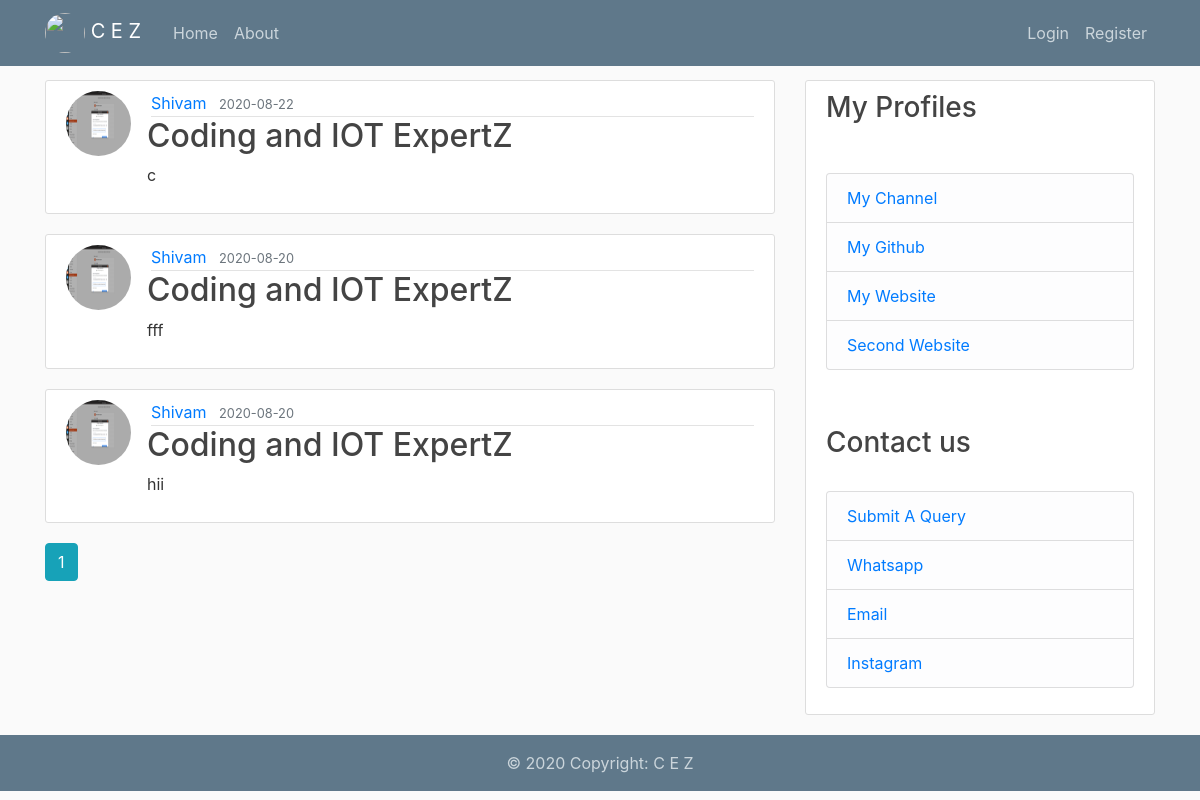
Page /home on the earlier database version.
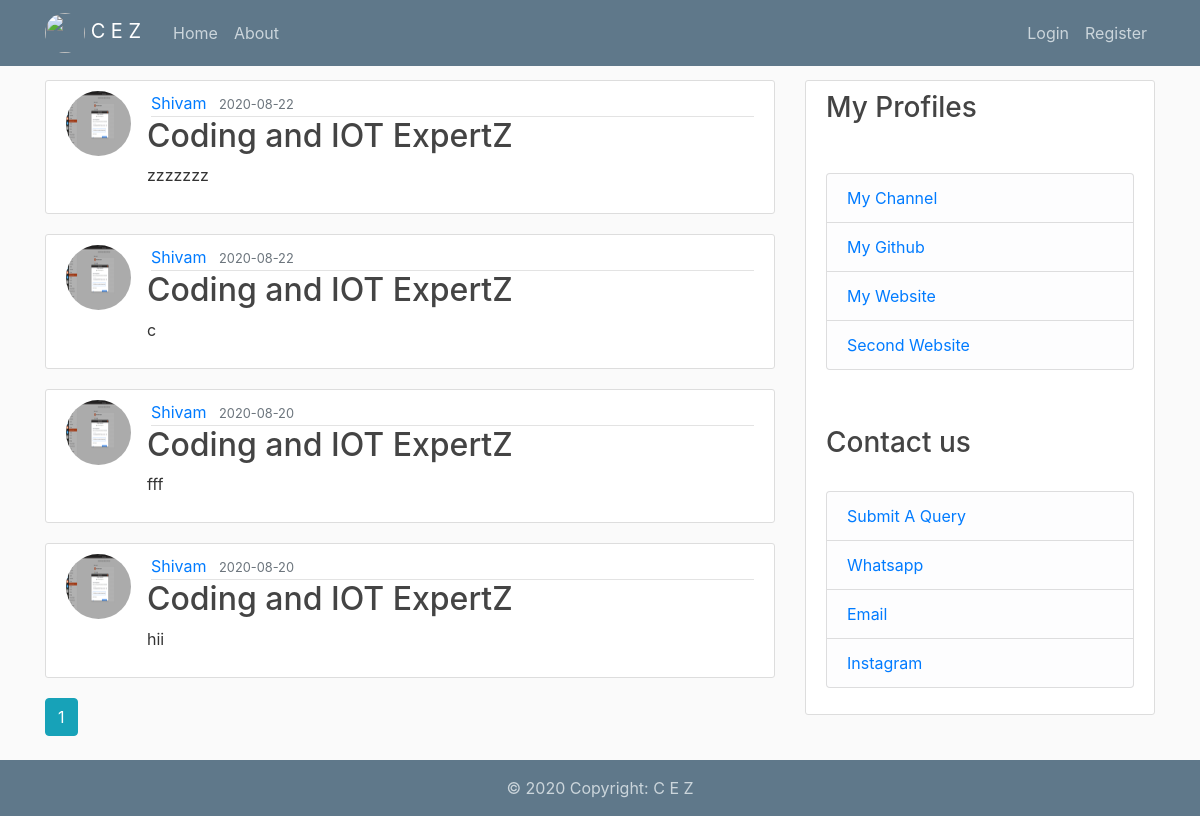
Same page on the later database version.
### flaskblog/models.py (models this page shows, shortened)
class Post(db.Model):
    id = db.Column(db.Integer, primary_key=True)
    title = db.Column(db.String(100), nullable=False)
    date_posted = db.Column(db.DateTime, nullable=False, default=datetime.utcnow)
    content = db.Column(db.Text, nullable=False)
    user_id = db.Column(db.Integer, db.ForeignKey('user.id'), nullable=False)
    img_file = db.Column(db.String(20), nullable=False, default='default.jpg')

class User(db.Model, UserMixin):
    id = db.Column(db.Integer, primary_key=True)
    username = db.Column(db.String(20), unique=True, nullable=False)
    email = db.Column(db.String(120), unique=True, nullable=False)
    image_file = db.Column(db.String(20), nullable=False, default='default.jpg')
    password = db.Column(db.String(60), nullable=False)
    posts = db.relationship('Post', backref='author', lazy=True)

### flaskblog/routes.py (the view)
@app.route("/")
@app.route("/home")
def home():
    page = request.args.get('page', 1, type=int)
    posts = Post.query.order_by(Post.date_posted.desc()).paginate(page=page, per_page=5)
    return render_template('home.html', posts=posts)

### flaskblog/templates/home.html
{% extends "layout.html" %}
{% block content %}
{% for post in posts.items %}
        <article class="media content-section">
          <img class="rounded-circle article-img" src="{{ url_for('static', filename='profile_pics/' + post.author.image_file) }}">
          <div class="media-body">
            <div class="article-metadata">
              <a class="mr-2" href="{{ url_for('user_posts', username=post.author.username) }}">{{ post.author.username }}</a>
              <small class="text-muted">{{ post.date_posted.strftime('%Y-%m-%d') }}</small>
            </div>
            <h2><a class="article-title" href="{{ url_for('post', post_id=post.id) }}">{{ post.title }}</a></h2>
            <p class="article-content">{{ post.content }}</p>
          </div>
        </article>
    {% endfor %}
    {% for page_num in posts.iter_pages(left_edge=1, right_edge=1, left_current=1, right_current=2) %}
      {% if page_num %}
        {% if posts.page == page_num %}
          <a class="btn btn-info mb-4" href="{{ url_for('home', page=page_num) }}">{{ page_num }}</a>
        {% else %}
          <a class="btn btn-outline-info mb-4" href="{{ url_for('home', page=page_num) }}">{{ page_num }}</a>
        {% endif %}
      {% else %}
        ...
      {% endif %}
    {% endfor %}
{% endblock content %}

### flaskblog/templates/layout.html (shortened to what this page needs)
<!DOCTYPE html>
<html>
<head>
    <link rel="stylesheet" href="https://maxcdn.bootstrapcdn.com/bootstrap/4.0.0/css/bootstrap.min.css">
    <link rel="stylesheet" type="text/css" href="{{ url_for('static', filename='main.css') }}">
</head>
<body>
    <header class="site-header">
      <nav class="navbar navbar-expand-md navbar-dark bg-steel fixed-top">
        <div class="container">
          <a class="navbar-brand mr-4" href="/"><img  class="rounded-circle" src="https://cez.co.in/wp-content/uploads/2020/05/1583566623555.jpg"></img> C E Z</a>
          <div class="collapse navbar-collapse" id="navbarToggle">
            <div class="navbar-nav mr-auto">
              <a class="nav-item nav-link" href="{{ url_for('home') }}">Home</a>
              <a class="nav-item nav-link" href="{{ url_for('about') }}">About</a>
            </div>
            <div class="navbar-nav">
              {% if current_user.is_authenticated %}
                <a class="nav-item nav-link" href="{{ url_for('new_post') }}">New Post</a>
                <a class="nav-item nav-link" href="{{ url_for('account') }}">Profile</a>
                <a class="nav-item nav-link" href="{{ url_for('logout') }}">Logout</a>
              {% else %}
                <a class="nav-item nav-link" href="{{ url_for('login') }}">Login</a>
                <a class="nav-item nav-link" href="{{ url_for('register') }}">Register</a>
              {% endif %}
            </div>
          </div>
        </div>
      </nav>
    </header>
    <main role="main" class="container">
      <div class="row">
        <div class="col-md-8">
          {% block content %}{% endblock %}
        </div>
        <div class="col-md-4">
          <div class="content-section">
            <h3>My Profiles</h3><br>
            <p class='text-muted'>
              <ul class="list-group">
                <li class="list-group-item list-group-item-light"><a href="https://www.youtube.com/creativeexpertz">My Channel</a></li>
                <li class="list-group-item list-group-item-light"><a href="https://github.com/shivam907">My Github</a></li>
                <li class="list-group-item list-group-item-light"><a href="{{ url_for('site') }}">My Website</a></li>
                <li class="list-group-item list-group-item-light"><a href="https://ceziot.tech">Second Website</a></li>
              </ul>
            </p>
            <br>
            <p class='text-muted'><h3>Contact us</h3><br>
              <ul class="list-group">
                <li class="list-group-item list-group-item-light"><a href="{{ url_for('contact') }}">Submit A Query</a></li>
                <li class="list-group-item list-group-item-light"><a href="http://wa.me/+918968969929">Whatsapp</a></li>
                <li class="list-group-item list-group-item-light"><a href="mailto:shivam@cez.co.in">Email</a></li>
                <li class="list-group-item list-group-item-light"><a href="https://instagram.com/creativeexpertz">Instagram</a></li>
              </ul>
            </p>
          </div>
        </div>
      </div>
    </main>
<footer class="page-footer font-small blue" style="background-color: #5f788a">
  <div class="footer-copyright text-center py-3 fot">© 2020 Copyright:
    <a class="fotlink" href="https://cez.co.in/"> C E Z</a>
  </div>
</footer>
  </body>
</html>

### flaskblog/static/main.css (style rules this page uses)
body { background: #fafafa; color: #333333; margin-top: 5rem; }
h1, h2, h3, h4, h5, h6 { color: #444444; }
.bg-steel { background-color: #5f788a; }
.site-header .navbar-nav .nav-link { color: #cbd5db; }
.content-section { background: #ffffff; padding: 10px 20px; border: 1px solid #dddddd; border-radius: 3px; margin-bottom: 20px; }
.article-title { color: #444444; }
.article-content { white-space: pre-line; }
.article-img { height: 65px; width: 65px; margin-right: 16px; }
.article-metadata { padding-bottom: 1px; margin-left: 4px; border-bottom: 1px solid #e3e3e3 }
.fot { color: #cbd5db; }
.fotlink { color: #cbd5db; }

### flaskblog/templates/layout.html (style rules this page uses)
img { width: 40px; height: 40px; }

Differences in the rows shown:
added Post: image_file (picture), author.username "Shivam", date_posted "2020-08-22", title "Coding and IOT ExpertZ", content "zzzzzzz"
